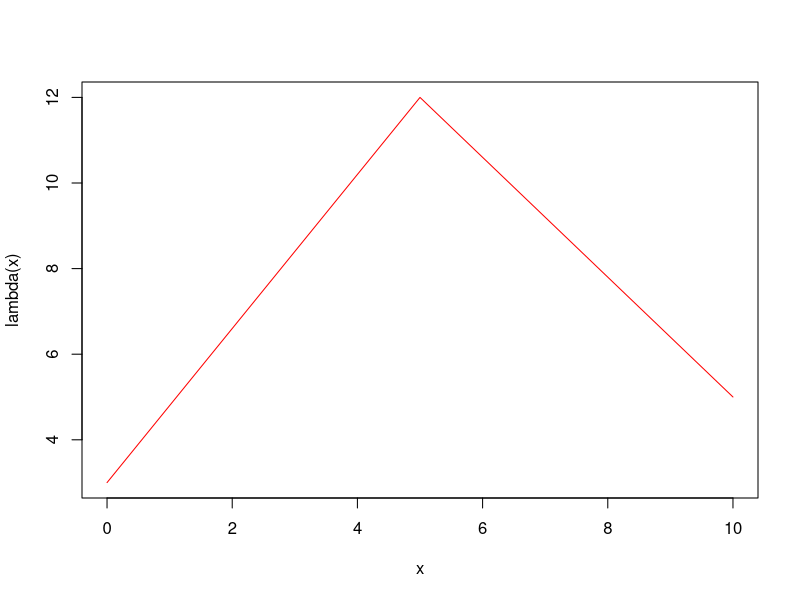
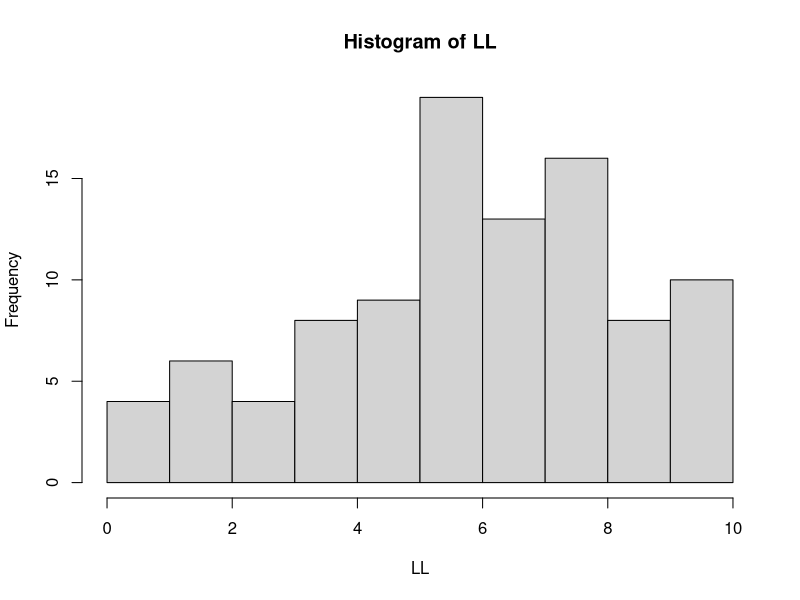

Write the R code that produced these figures, in order.
## ---- chunk 1
#Se crea la funcion lambda para el proceso no homogeneo
lambda<-function(x)(9/5*x+3)*I(x<=5)+(-7/5*x + 19)*I(x>5&x<=10)
curve(lambda(x),xlim=c(0,10),ylab="lambda(x)",col="red")
## ---- chunk 2
#algoritmo
#Se inicializan los vectores
S<-vector()
u1<-vector()
u2<-vector()
#Funcion para proceso no homogeneo
procpois<-function(Tmax) {
  t<-0;I<-0  
      for (i in 1:10000) {
                             u1[i]<-runif(1);   t<-t-((1/12)*log(u1[i]))
                            if (t>Tmax) {break}
                            if (t<=Tmax) u2[i]<-runif(1)
                            if(u2[i]<=(lambda(t)/12)) {I<-I+1;S[I]<-t}}
    return(S)
  }
#Se crea el vector de tiempos de llegada
LL=procpois(10)
#Se verifica el comportamiento de lambda
hist(LL)
## ---- chunk 3
LL[length(LL)+1]<-Inf
# Generación de tiempo de servicio de acuerdo a distribucion exponencial
tserv<-function() {
                t<-(-1/9)*log(runif(1))
                return(t)
                }
tserv()
## ---- chunk 4
# Evolución del sistema
unserv<-function(LL,cierre)  
{   #Bucle principal de la aplicación
    t<-0            # variable tiempo
    NLL<-0              # contador de llegadas
    NS<-0           # contador de salidas
    n<-0            # SS: clientes en el sistema
    Y<-vector()     # tiempos de atención
    Sal<-vector()       # output instantes de salida
    c<-vector()     # clientes en el sistema
    Tp<-0           # tiempo después de cierre
            #Lista de sucesos
    tLL<-LL[1]      # instante de llegada del cliente 1
    tS<-Inf     # instante salida cliente
    tm<-vector()    # tiempo cliente en el sistema
    i<-1
    j<-1
repeat
    {

# Caso 1

    if ((tLL<=tS) & (tLL<=cierre))
        {
        t<-tLL          # t al instante de llegada 
        NLL<-NLL+1      # contador número de llegadas
        i<-i+1
        tLL<-LL[i]      # leemos las llegadas
        n<-n+1          # SS número de clientes en el sistema
         c[length(c)+1]<-n  # recogemos el número de clientes en el sistema
        if (n==1)       # en el caso de que exista un único cliente en el sistema
            {       
            Y[j]<-tserv()   # tiempos de atención
            tS <- t+Y[j]        # asignamos un tiempo de atención al único cliente
            j<-j+1  
                }
        }

# Caso 2

    if((tS<=tLL) & tS<=cierre)
        {   
        t<-tS
        NS<-NS + 1
        n<-n-1
        c[length(c)+1]<-n
        Sal[NS]<-t
        tm[NS]<-Sal[NS]-LL[NS]  # tiempo en el sistema 
        if (n == 0) # si no quedan clientes y quedan clientes por llegar
                {       
                tS<-Inf 
                }
      
            if (n >0) # si hay clientes generar tiempo de sevicio
                {       
                Y[j]<-tserv()   
                    tS<-t+Y[j]
                j<-j+1
                }
            }

# después de la hora de cierre
# Caso 3 
    
    if(min(tLL,tS)>cierre) # hay clientes en el sistema
        { 
        if (n>0)    # si hay clientes generar tiempo de sevicio
            {     
                t<-tS           
                NS<-NS + 1      
                n<-n-1
            c[length(c)+1]<-n
                Sal[NS] <- t
                tm[NS]<-Sal[NS]-LL[NS]
                if (n > 0)
                {       
                Y[j]<-tserv()   
                    tS<-t+Y[j]
                j<-j+1
                }
            }

# Caso 4

        if (n == 0) # si no quedan clientes 
                {       
                Tp<-max(t-cierre,0)
                break           
                }

        }
    }
    if(tS==Inf)tS<-t
    resultados<-list("tiempos en el sistema",tm,"clientes en el sistema",c,
                "tiempo medio cliente en el sistema",
                mean(tm,na.rm=TRUE),
                "número medio clientes en el sistema",mean(c),
                "tiempo después cierre",Tp,"tiempos atención",Y,
                "última salida",tS)
    return(resultados)
}
## ---- chunk 5
#Funcion para sacar el promedio de clientes atendidos en n simulaciones
Promclients<-function(n)
{
s<-vector(length=n)
    for(i in 1 :n)
    {
    #Se obtienen la cantidad de clientes atendidos en una simulacion y se guarda
    #en el vector s 
    LL=procpois(10)
    LL[length(LL)+1]<-Inf
    s[i]<-length(unserv(LL,10)[[2]])
    }
#Se retorna la media de clientes de todas las simulaciones
return(mean(s))
}
#Se ejecuta la funcion
print("Promedio de clientes atendidos: ")
print(Promclients(1000))
## ---- chunk 6
#Distribucion F para averia
t.averia <- function(n=1){
  t<-(-1/1)*log(runif(n))
                return(t)
}
#Distribucion G para reparacion
t.repara <- function(n=1){
  t<-(-1/2)*log(runif(n))
                return(t)
}
print(t.averia())
print(t.repara())
## ---- chunk 7
simulacion <- function(n,s){
  #Se inicializan variables
  t<-0
  r<-0
  tr<-Inf
  #Se crean los tiempos de las averias y se ordenan
  TA<-t.averia(n)
  TA<-sort(TA)
  repeat{
    #Se selecciona el tiempo de la siguiente falla
    tf<-TA[1]
    #Caso 1 - si tiempo de falla menor al de reparacion
    if(tf<tr){
      r<-r+1 #se incrementan reparaciones
      t<-tf #Se actualiza tiempo
      if(r==s+1){
        Tc<-t #El sistema colapsa
        break
      }
      else{
        TA<-sort(c(TA[2:n],(t+t.averia()))) #Se actualizan los tiempos de falla
      }
      if(r==1){
        tr<-t+t.repara() #Si hay una reparacion, se actualiza tiempo de reparacion
      }
    }
    #Caso 2 - Si tiempo de reparacion menor a tiempo de falla
    if(tf>=tr){
      r<-r-1 #se elimina una reparacion
      t<-tr #Se actualiza el tiempo
      if(r>0){ #Si quedan reparaciones
        tr<-t+t.repara() #Se actualiza tiempo de reparacion
      }
      else{
        tr<-Inf #Tiempo de reparacion infinito
      }
    }
    
  }
  #Se retorna tiempo de colapso
  return(Tc)
}

## ---- chunk 8
#Condiciones dadas
n<-4
s<-3
#Vector de tiempos de colapso
Tesp<-vector(length=100)
#Hacer 1000 simulaciones
for(i in 1:100){
  Tesp[i]<-simulacion(n,s)
}
print('El tiempo esperado de colapso es: ')
print(mean(Tesp)) #Se muestra el tiempo esperado de colapso
